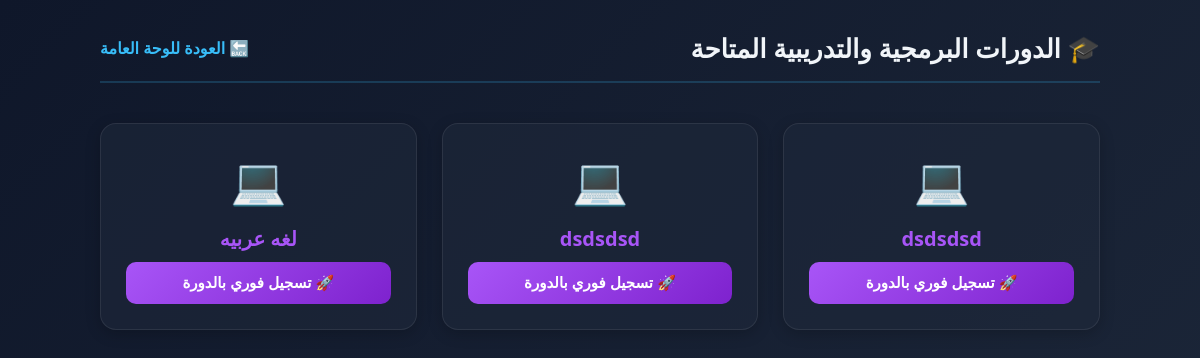
Page /courses (signed in) on the earlier database version.
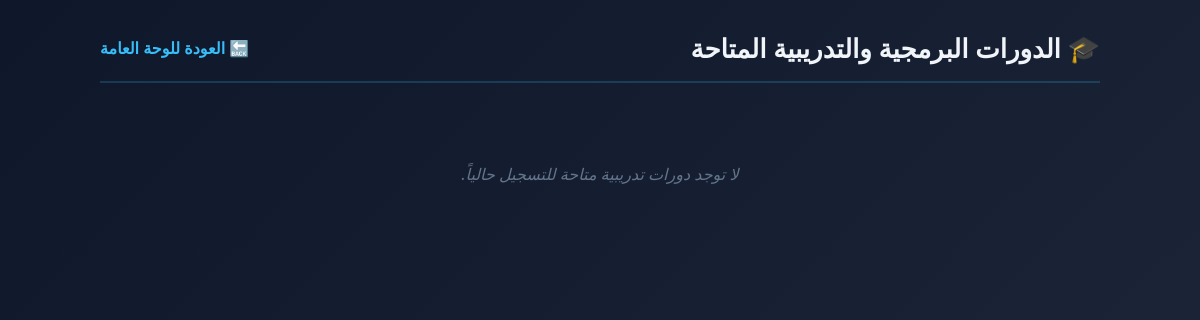
Same page on the later database version.
### tables this page shows
CREATE TABLE courses (
            id INTEGER PRIMARY KEY AUTOINCREMENT,
            title TEXT NOT NULL,
            instructor TEXT NOT NULL
        );

### app.py (the view)
@app.route('/courses')
@login_required
def view_courses():
    conn = get_db_connection()
    try:
        courses = conn.execute('SELECT * FROM courses ORDER BY id DESC').fetchall()
        enrolled_ids = {row['course_id'] for row in conn.execute(
            'SELECT course_id FROM enrollments WHERE user_id = ?', (get_current_user_id(),)
        ).fetchall()}
    finally:
        conn.close()
    return render_template('courses.html', courses=courses, enrolled_ids=enrolled_ids)

### app.py (called while the page is built)
def get_db_connection():
    conn = sqlite3.connect(DB_PATH, timeout=30)
    conn.row_factory = sqlite3.Row
    conn.execute('PRAGMA foreign_keys = ON')
    return conn

def login_required(view_func):
    @wraps(view_func)
    def wrapped(*args, **kwargs):
        if 'username' not in session or session.get('is_admin'):
            return redirect(url_for('login'))
        return view_func(*args, **kwargs)
    return wrapped

def get_current_user_id():
    conn = get_db_connection()
    try:
        user = conn.execute('SELECT id FROM users WHERE username = ?', (session['username'],)).fetchone()
        return user['id'] if user else None
    finally:
        conn.close()

### templates/courses.html (shortened to what this page needs)
<!DOCTYPE html>
<html lang="ar" dir="rtl">
<head>
</head>
<body>
    <div class="container">
        <div class="header-area">
            <h1>🎓 الدورات البرمجية والتدريبية المتاحة</h1>
            <a href="{{ url_for('dashboard') }}" class="back-link">🔙 العودة للوحة العامة</a>
        </div>
        <div class="grid">
            {% for course in courses %}
                <div class="card">
                    <div>
                        <div class="course-icon">💻</div>
                        <div class="course-title">{{ course.title }}</div>
                    </div>
                    {% if course.id in enrolled_ids %}
                        <button class="btn btn-disabled" disabled>✔️ أنت مشترك بالدورة بالفعل</button>
                    {% else %}
                        <form action="{{ url_for('enroll_course', course_id=course.id) }}" method="POST">
                            <button type="submit" class="btn btn-enroll">🚀 تسجيل فوري بالدورة</button>
                        </form>
                    {% endif %}
                </div>
            {% else %}
                <div class="no-data">لا توجد دورات تدريبية متاحة للتسجيل حالياً.</div>
            {% endfor %}
        </div>
    </div>
</body>
</html>

Differences in the rows shown:
removed courses: title "dsdsdsd"
removed courses: title "dsdsdsd"
removed courses: title "لغه عربیه"
Other differences:
text now shown: "لا توجد دورات تدريبية متاحة للتسجيل حالياً."
